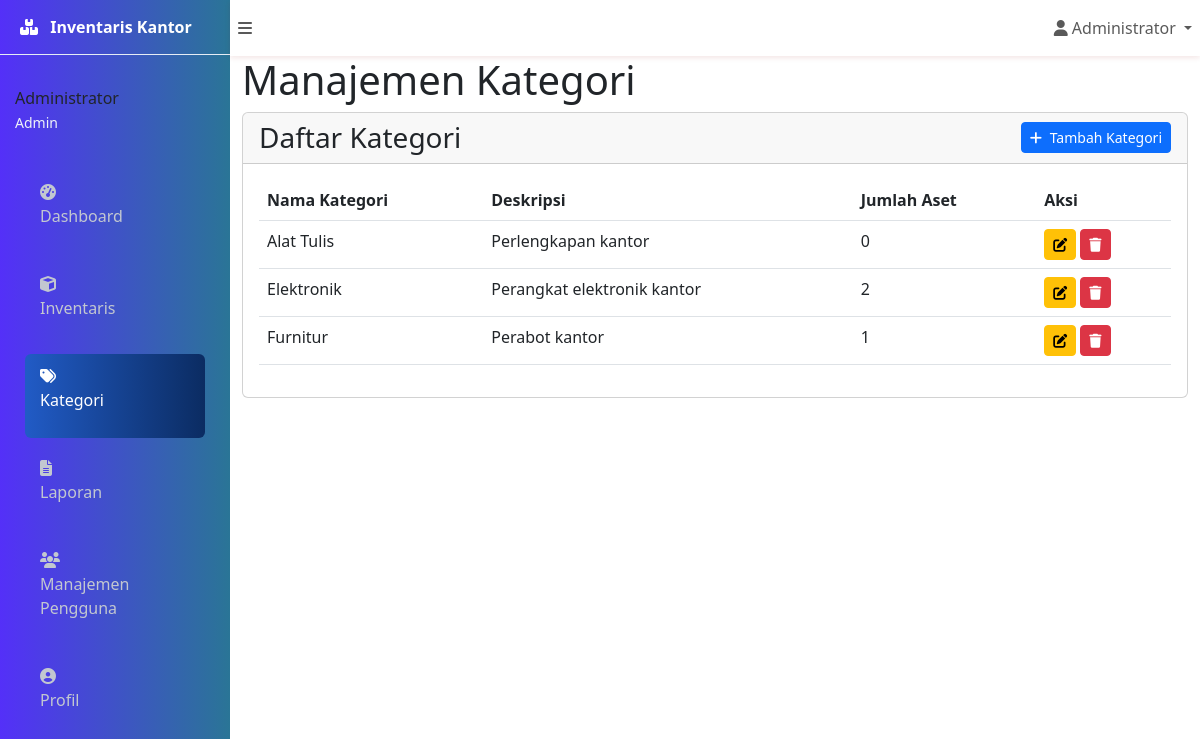
The app's page /pages/kategori/index.php (signed in) with its own data.
### tables this page shows
CREATE TABLE kategori (
    id INT AUTO_INCREMENT PRIMARY KEY,
    nama VARCHAR(100) NOT NULL,
    deskripsi TEXT,
    created_at TIMESTAMP DEFAULT CURRENT_TIMESTAMP
);

### pages/kategori/index.php (the view, shortened to what this page needs)
<?php
require_once '../../includes/header.php';
require_once '../../includes/sidebar.php';
$db = getDB();
$stmt = $db->query("SELECT k.*, COUNT(a.id) as jumlah_aset FROM kategori k
                    LEFT JOIN aset a ON k.id = a.kategori_id
                    GROUP BY k.id ORDER BY k.nama");
$kategori = $stmt->fetchAll();
?>
<div class="content-wrapper">
    <div class="content-header">
        <div class="container-fluid">
            <div class="row mb-2">
                <div class="col-sm-6">
                    <h1 class="m-0">Manajemen Kategori</h1>
                </div>
            </div>
        </div>
    </div>
    <div class="content">
        <div class="container-fluid">
            <div class="card">
                <div class="card-header d-flex justify-content-between align-items-center">
                    <h3 class="card-title mb-0">Daftar Kategori</h3>
                    <a href="create.php" class="btn btn-primary btn-sm">
                        <i class="fas fa-plus me-1"></i> Tambah Kategori
                    </a>
                </div>
                <div class="card-body">
                    <div class="table-responsive">
                        <table class="table table-hover">
                            <thead>
                                <tr>
                                    <th>Nama Kategori</th>
                                    <th>Deskripsi</th>
                                    <th>Jumlah Aset</th>
                                    <th>Aksi</th>
                                </tr>
                            </thead>
                            <tbody>
                                <?php foreach ($kategori as $item): ?>
                                <tr>
                                    <td><?= htmlspecialchars($item['nama']) ?></td>
                                    <td><?= htmlspecialchars($item['deskripsi']) ?></td>
                                    <td><?= $item['jumlah_aset'] ?></td>
                                    <td>
                                        <a href="edit.php?id=<?= $item['id'] ?>" class="btn btn-sm btn-warning">
                                            <i class="fas fa-edit"></i>
                                        </a>
                                        <a href="delete.php?id=<?= $item['id'] ?>"
                                           class="btn btn-sm btn-danger"
                                           onclick="return confirm('Yakin ingin menghapus kategori ini? Aset yang terkait akan tetap ada.')">
                                            <i class="fas fa-trash"></i>
                                        </a>
                                    </td>
                                </tr>
                                <?php endforeach; ?>
                            </tbody>
                        </table>
                    </div>
                </div>
            </div>
        </div>
    </div>
</div>

### includes/header.php (style rules this page uses)
html, body { height: 100%; overflow-x: hidden; }
.content-wrapper { margin-left: 230px; padding-top: 56px; width: calc(100% - 230px); }

### records on screen
kategori: nama "Alat Tulis", deskripsi "Perlengkapan kantor", jumlah_aset "0"
kategori: nama "Elektronik", deskripsi "Perangkat elektronik kantor", jumlah_aset "2"
kategori: nama "Furnitur", deskripsi "Perabot kantor", jumlah_aset "1"

### other values on screen
$_SESSION['nama_lengkap'] "Administrator"
$role "Admin"
